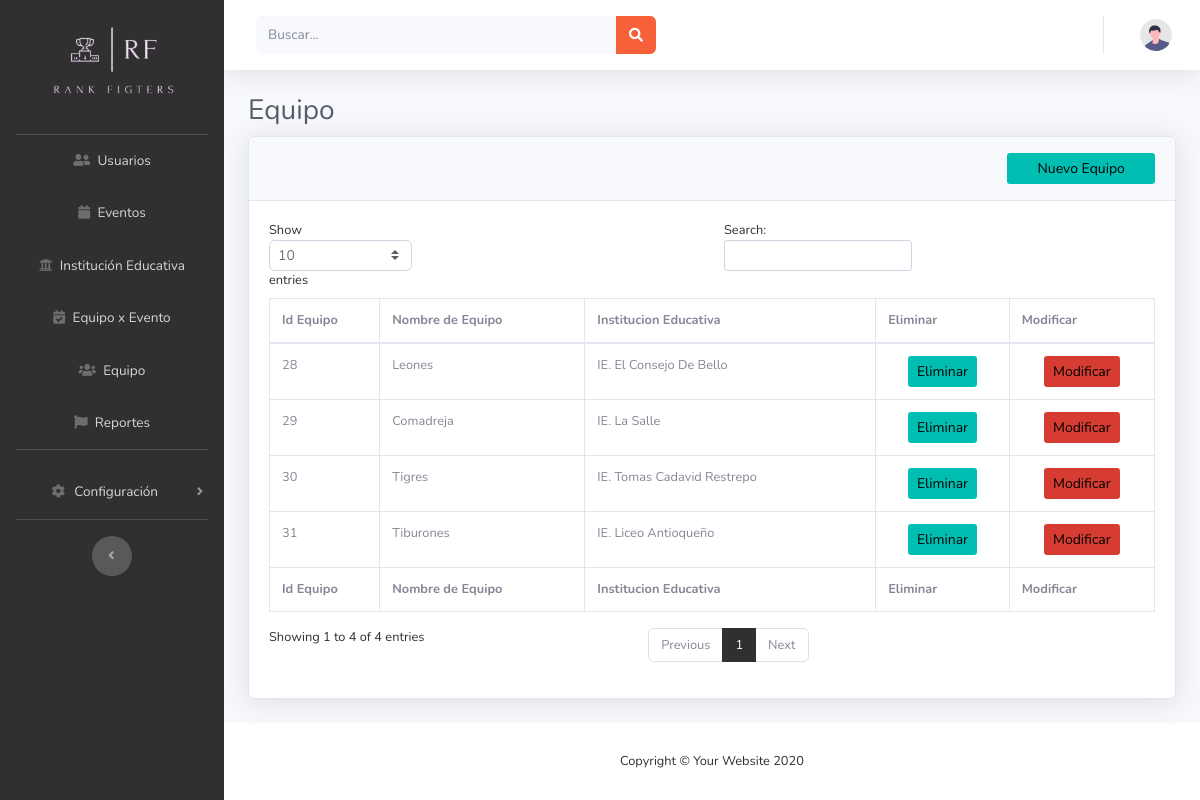
/Vista/App/Admon/Equipo.php, run on the app's committed database.
### tables this page shows
CREATE TABLE `equipos` (
  `IdUsuario` int(11) NOT NULL,
  `idequipo` int(11) NOT NULL,
  `nombreequipo` varchar(50) NOT NULL,
  `idinsteducat` int(11) NOT NULL
);

CREATE TABLE `insteduc` (
  `idinsteduc` int(11) NOT NULL,
  `NombreIE` varchar(50) NOT NULL,
  `Direccion` varchar(50) NOT NULL,
  `Celular` varchar(50) NOT NULL,
  `idEncargado` int(11) NOT NULL
);

### Vista/App/Admon/Equipo.php (the view, shortened to what this page needs)
<?php
include('Menu.php');
?>
                <div class="container-fluid">
                    <h1 class="h3 mb-2 text-gray-800">Equipo</h1>
                    <div class="card shadow mb-4">
                        <div class="col-md-12 align-self-end card-header py-3 justify-content-end">
                            <button class="btn btn-sm bg-gradient-primary offset-md-10 col-md-2 " data-toggle="modal" data-target="#exampleModal">Nuevo Equipo</button>
                        </div>
                        <div class="card-body">
                            <div class="table-responsive">
                                <table class="table table-bordered" id="dataTable" width="100%" cellspacing="0">
                                    <thead>
                                        <tr>
                                        <th>Id Equipo</th>
                                         <th>Nombre de Equipo</th>
                                         <th>Institucion Educativa</th>
                                            <th>Eliminar</th>
                                            <th>Modificar</th>
                                        </tr>
                                    </thead>
                                    <tfoot>
                                        <tr>
                                        <th>Id Equipo</th>
                                         <th>Nombre de Equipo</th>
                                         <th>Institucion Educativa</th>
                                          <th>Eliminar</th>
                                          <th>Modificar</th>
                                        </tr>
                                        </tfoot>
                    <?php
                      include( '../../../Control/conex.php');
                      $cons = $conexion -> query("SELECT `idequipo`, `nombreequipo`, insteduc.NombreIE FROM `equipos` INNER JOIN insteduc ON insteduc.idinsteduc = equipos.idinsteducat");
                      while ($row = $cons -> fetch_row()) {
                    ?>
                <tr>
            <td><?php echo number_format(''.$row[0].''); ?></td>
            <td><?php echo ''.$row[1].''; ?></td>
            <td><?php echo ''.$row[2].''; ?></td>
            <td> <center><button type="submit" class="btn btn-sm bg-gradient-primary" name="EliminaUsua" onclick="location='../../../Control/BorrarEquipo.php?id=<?php echo ''.$row[0].'' ?>'">Eliminar</button></center></td>
            <td> <center> <button type="submit" class="btn btn-sm bg-gradient-danger"  onclick="location='ConsultaEquipo.php?id=<?php echo ''.$row[0].''; ?>'"  >Modificar</button>
       </tr>
       <?php }   ?>
    </table>
   </div>
  </div>
 </div>
</div>
            </div>
            <footer class="sticky-footer bg-white">
                <div class="container my-auto">
                    <div class="copyright text-center my-auto">
                        <span>Copyright &copy; Your Website 2020</span>
                    </div>
                </div>
            </footer>
        </div>
    </div>
</body>
</html>

### data on the page
equipos: idequipo "28", nombreequipo "Leones", idinsteducat.NombreIE "IE. El Consejo De Bello"
equipos: idequipo "29", nombreequipo "Comadreja", idinsteducat.NombreIE "IE. La Salle"
equipos: idequipo "30", nombreequipo "Tigres", idinsteducat.NombreIE "IE. Tomas Cadavid Restrepo"
equipos: idequipo "31", nombreequipo "Tiburones", idinsteducat.NombreIE "IE. Liceo Antioqueño"
